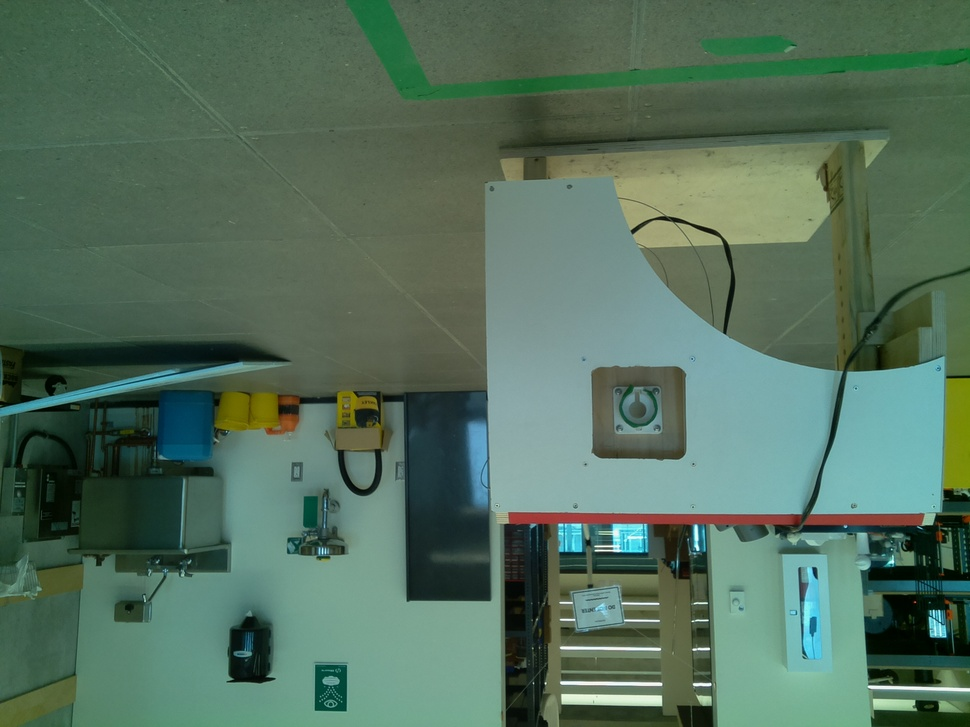
#> input picture vision/rbp_images/test1.jpg, 970 x 727 px, shrunk from 2592 x 1944 before the run
$ python cv_edges.py
#> lines starting #> are read from the running program, lines starting #| are printed output that depends on the picture
#Code modified from Saima Ali's computer vision seminar for ESC204

import cv2 as cv
import numpy as np

if __name__ == "__main__":
    print("Edge Detection")

    im1 = cv.imread('test1.jpg', cv.IMREAD_GRAYSCALE)
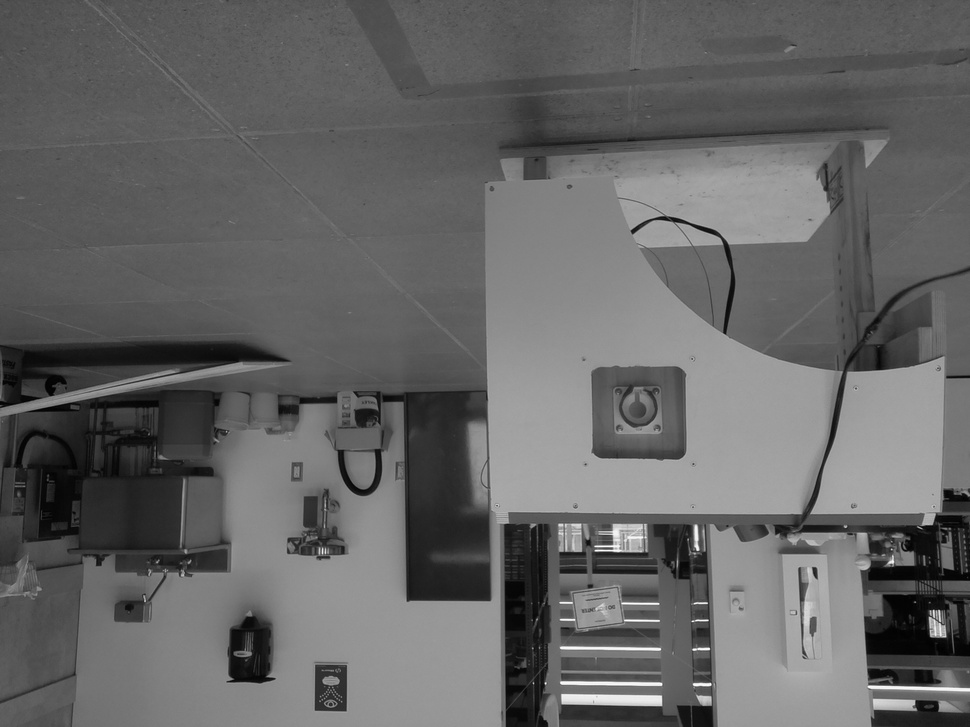
#> im1: shape (727, 970); min 0, max 255, mean 101.1
    im2 = cv.imread('test2.jpg', cv.IMREAD_GRAYSCALE)
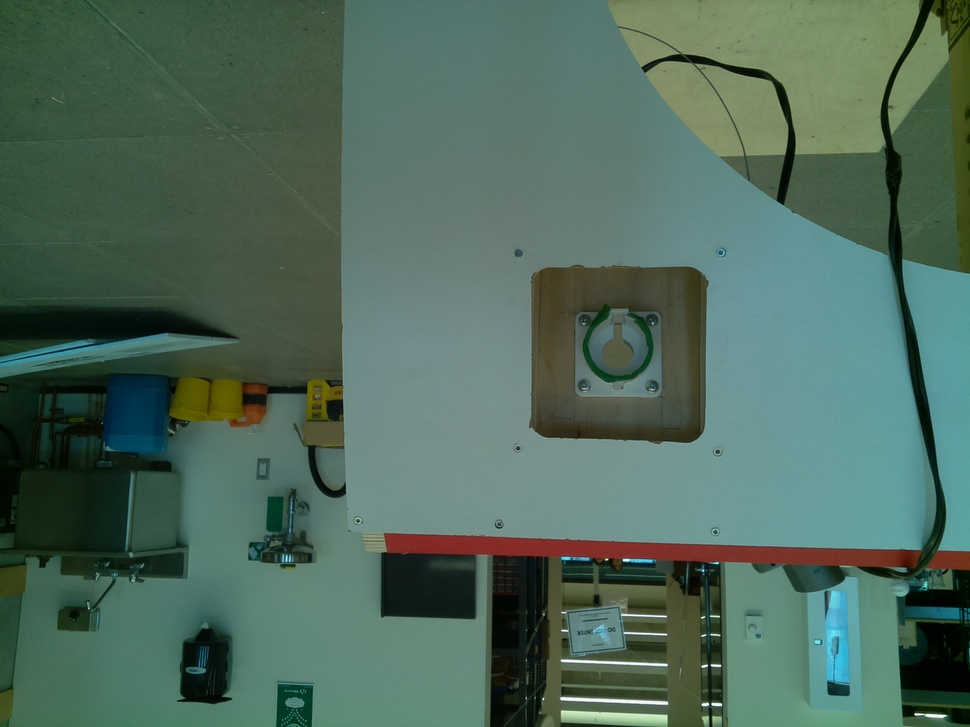
#> input picture vision/rbp_images/test2.jpg, 970 x 727 px, shrunk from 2592 x 1944 before the run
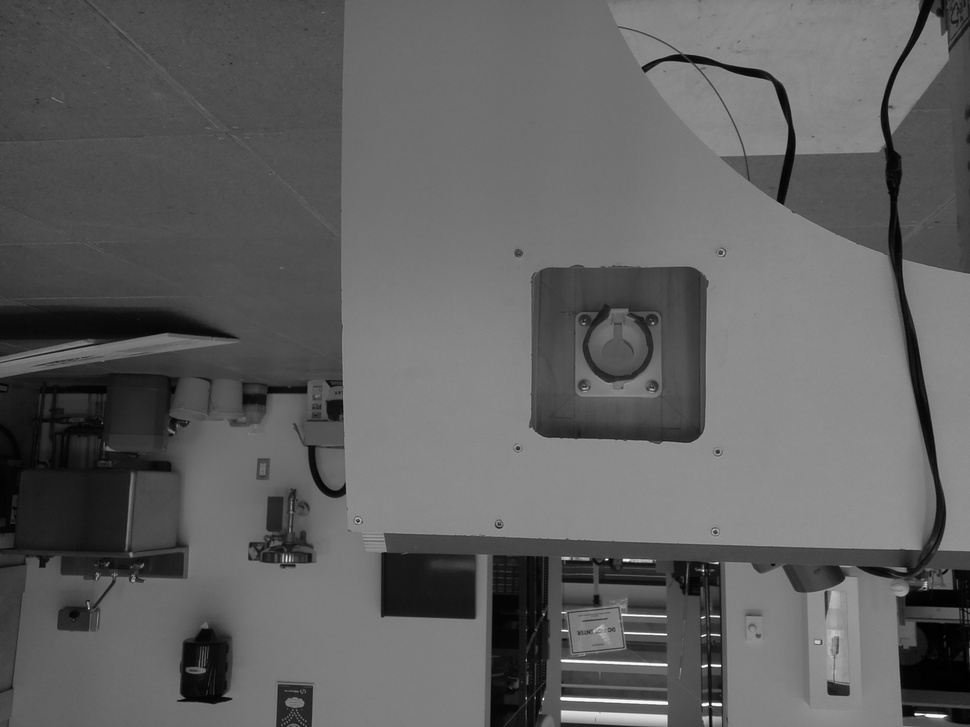
#> im2: shape (727, 970); min 0, max 255, mean 96.5


    edges1 = cv.Canny(im1,100,200)
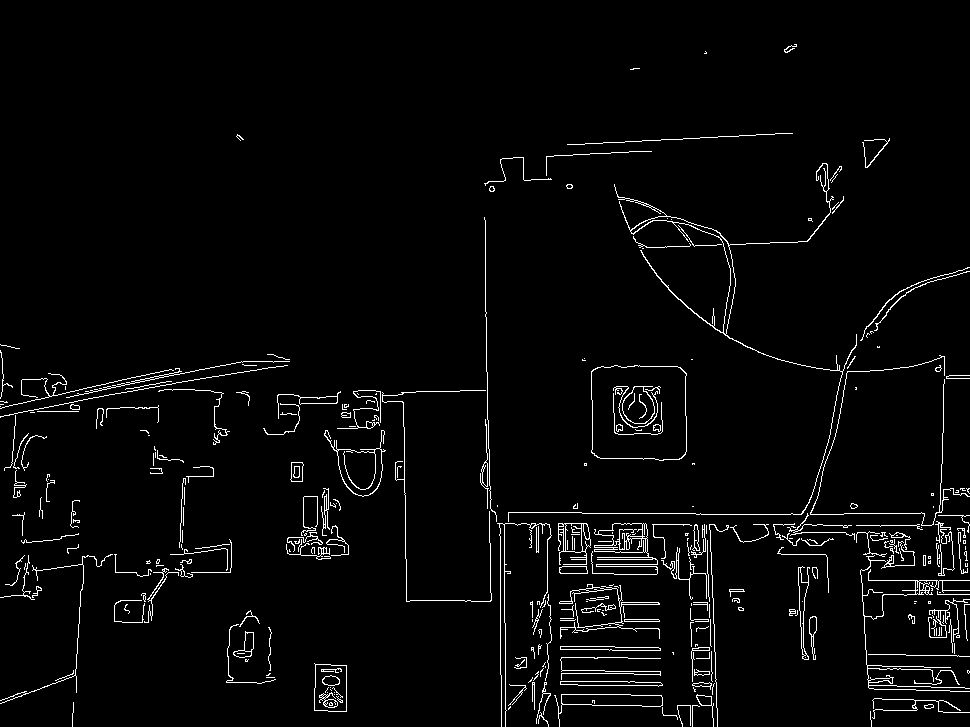
#> edges1: shape (727, 970); 3% white in thin lines or dots
    edges2 = cv.Canny(im2,100,200)
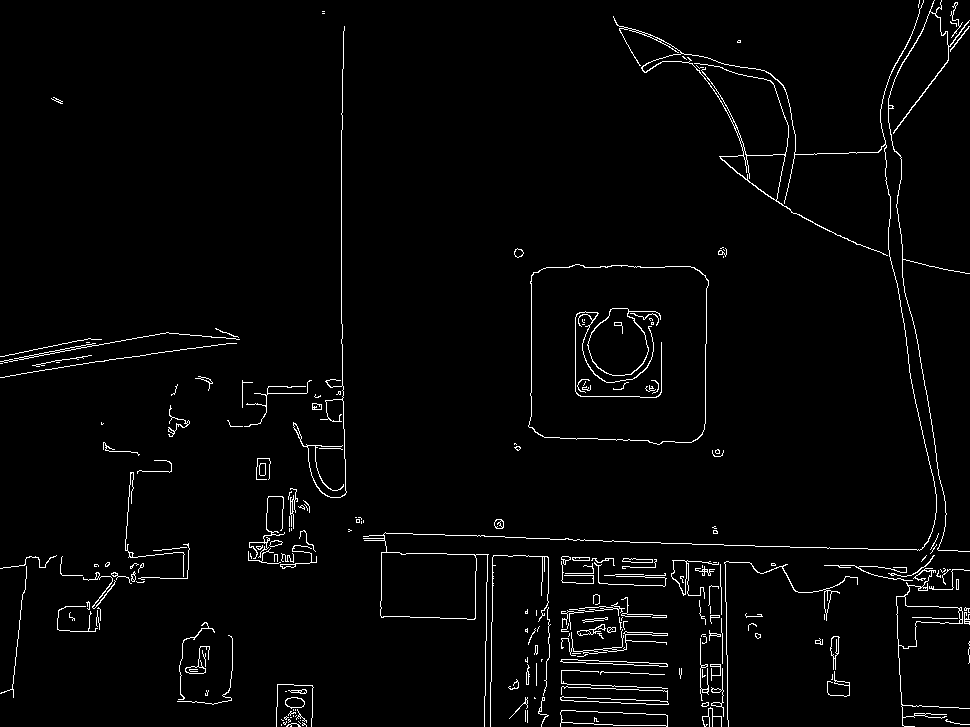
#> edges2: shape (727, 970); 2.5% white in thin lines or dots


    cv.namedWindow('Test 1')
    cv.imshow('Test 1', edges1)

    cv.namedWindow('Test 2')
    cv.imshow('Test 2', edges2)

    cv.waitKey(0)
